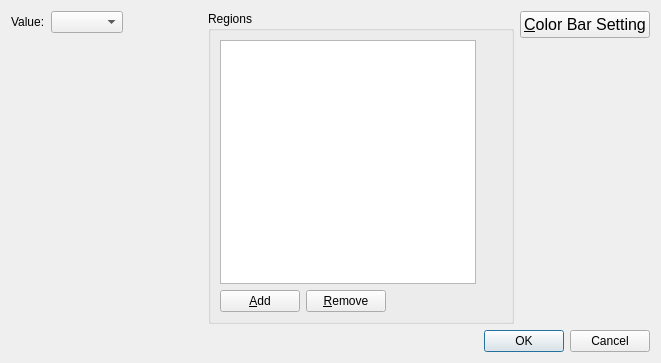
<?xml version="1.0" encoding="UTF-8"?>
<ui version="4.0">
 <class>Post3dWindowCellContourGroupSettingDialog</class>
 <widget class="QDialog" name="Post3dWindowCellContourGroupSettingDialog">
  <property name="geometry">
   <rect>
    <x>0</x>
    <y>0</y>
    <width>661</width>
    <height>363</height>
   </rect>
  </property>
  <property name="windowTitle">
   <string>Dialog</string>
  </property>
  <layout class="QVBoxLayout" name="verticalLayout_6">
   <item>
    <layout class="QHBoxLayout" name="horizontalLayout_5">
     <item>
      <layout class="QVBoxLayout" name="verticalLayout_3">
       <item>
        <layout class="QHBoxLayout" name="horizontalLayout_3">
         <item>
          <widget class="QLabel" name="valueLabel">
           <property name="text">
            <string>Value:</string>
           </property>
          </widget>
         </item>
         <item>
          <widget class="QComboBox" name="valueComboBox"/>
         </item>
         <item>
          <spacer name="horizontalSpacer">
           <property name="orientation">
            <enum>Qt::Horizontal</enum>
           </property>
           <property name="sizeHint" stdset="0">
            <size>
             <width>40</width>
             <height>20</height>
            </size>
           </property>
          </spacer>
         </item>
        </layout>
       </item>
       <item>
        <widget class="LookupTableEditWidget" name="lookupTableWidget" native="true"/>
       </item>
       <item>
        <spacer name="verticalSpacer_2">
         <property name="orientation">
          <enum>Qt::Vertical</enum>
         </property>
         <property name="sizeHint" stdset="0">
          <size>
           <width>20</width>
           <height>40</height>
          </size>
         </property>
        </spacer>
       </item>
      </layout>
     </item>
     <item>
      <widget class="QGroupBox" name="groupBox">
       <property name="title">
        <string>Regions</string>
       </property>
       <layout class="QVBoxLayout" name="verticalLayout_5">
        <item>
         <layout class="QVBoxLayout" name="verticalLayout_2">
          <item>
           <layout class="QHBoxLayout" name="horizontalLayout_2" stretch="0,1">
            <item>
             <widget class="QListWidget" name="rangeListWidget">
              <property name="sizePolicy">
               <sizepolicy hsizetype="Expanding" vsizetype="Expanding">
                <horstretch>0</horstretch>
                <verstretch>0</verstretch>
               </sizepolicy>
              </property>
             </widget>
            </item>
            <item>
             <layout class="QVBoxLayout" name="verticalLayout">
              <item>
               <widget class="Post3dWindowCellRangeSettingWidget" name="rangeSettingWidget" native="true"/>
              </item>
              <item>
               <spacer name="verticalSpacer_3">
                <property name="orientation">
                 <enum>Qt::Vertical</enum>
                </property>
                <property name="sizeHint" stdset="0">
                 <size>
                  <width>20</width>
                  <height>40</height>
                 </size>
                </property>
               </spacer>
              </item>
             </layout>
            </item>
           </layout>
          </item>
          <item>
           <layout class="QHBoxLayout" name="horizontalLayout">
            <item>
             <widget class="QPushButton" name="faceAddButton">
              <property name="text">
               <string>&amp;Add</string>
              </property>
             </widget>
            </item>
            <item>
             <widget class="QPushButton" name="faceRemoveButton">
              <property name="text">
               <string>&amp;Remove</string>
              </property>
             </widget>
            </item>
            <item>
             <spacer name="horizontalSpacer_3">
              <property name="orientation">
               <enum>Qt::Horizontal</enum>
              </property>
              <property name="sizeHint" stdset="0">
               <size>
                <width>40</width>
                <height>20</height>
               </size>
              </property>
             </spacer>
            </item>
           </layout>
          </item>
         </layout>
        </item>
       </layout>
      </widget>
     </item>
     <item>
      <layout class="QVBoxLayout" name="verticalLayout_4">
       <item>
        <widget class="QPushButton" name="colorbarSettingButton">
         <property name="font">
          <font>
           <pointsize>12</pointsize>
          </font>
         </property>
         <property name="text">
          <string>&amp;Color Bar Setting</string>
         </property>
        </widget>
       </item>
       <item>
        <spacer name="verticalSpacer">
         <property name="orientation">
          <enum>Qt::Vertical</enum>
         </property>
         <property name="sizeHint" stdset="0">
          <size>
           <width>20</width>
           <height>40</height>
          </size>
         </property>
        </spacer>
       </item>
      </layout>
     </item>
    </layout>
   </item>
   <item>
    <widget class="QDialogButtonBox" name="buttonBox">
     <property name="orientation">
      <enum>Qt::Horizontal</enum>
     </property>
     <property name="standardButtons">
      <set>QDialogButtonBox::Cancel|QDialogButtonBox::Ok</set>
     </property>
    </widget>
   </item>
  </layout>
 </widget>
 <customwidgets>
  <customwidget>
   <class>LookupTableEditWidget</class>
   <extends>QWidget</extends>
   <header>guicore/scalarstocolors/lookuptableeditwidget.h</header>
   <container>1</container>
  </customwidget>
  <customwidget>
   <class>Post3dWindowCellRangeSettingWidget</class>
   <extends>QWidget</extends>
   <header>post3dwindowcellrangesettingwidget.h</header>
   <container>1</container>
  </customwidget>
 </customwidgets>
 <resources/>
 <connections>
  <connection>
   <sender>buttonBox</sender>
   <signal>accepted()</signal>
   <receiver>Post3dWindowCellContourGroupSettingDialog</receiver>
   <slot>accept()</slot>
   <hints>
    <hint type="sourcelabel">
     <x>248</x>
     <y>254</y>
    </hint>
    <hint type="destinationlabel">
     <x>157</x>
     <y>274</y>
    </hint>
   </hints>
  </connection>
  <connection>
   <sender>buttonBox</sender>
   <signal>rejected()</signal>
   <receiver>Post3dWindowCellContourGroupSettingDialog</receiver>
   <slot>reject()</slot>
   <hints>
    <hint type="sourcelabel">
     <x>316</x>
     <y>260</y>
    </hint>
    <hint type="destinationlabel">
     <x>286</x>
     <y>274</y>
    </hint>
   </hints>
  </connection>
 </connections>
</ui>
